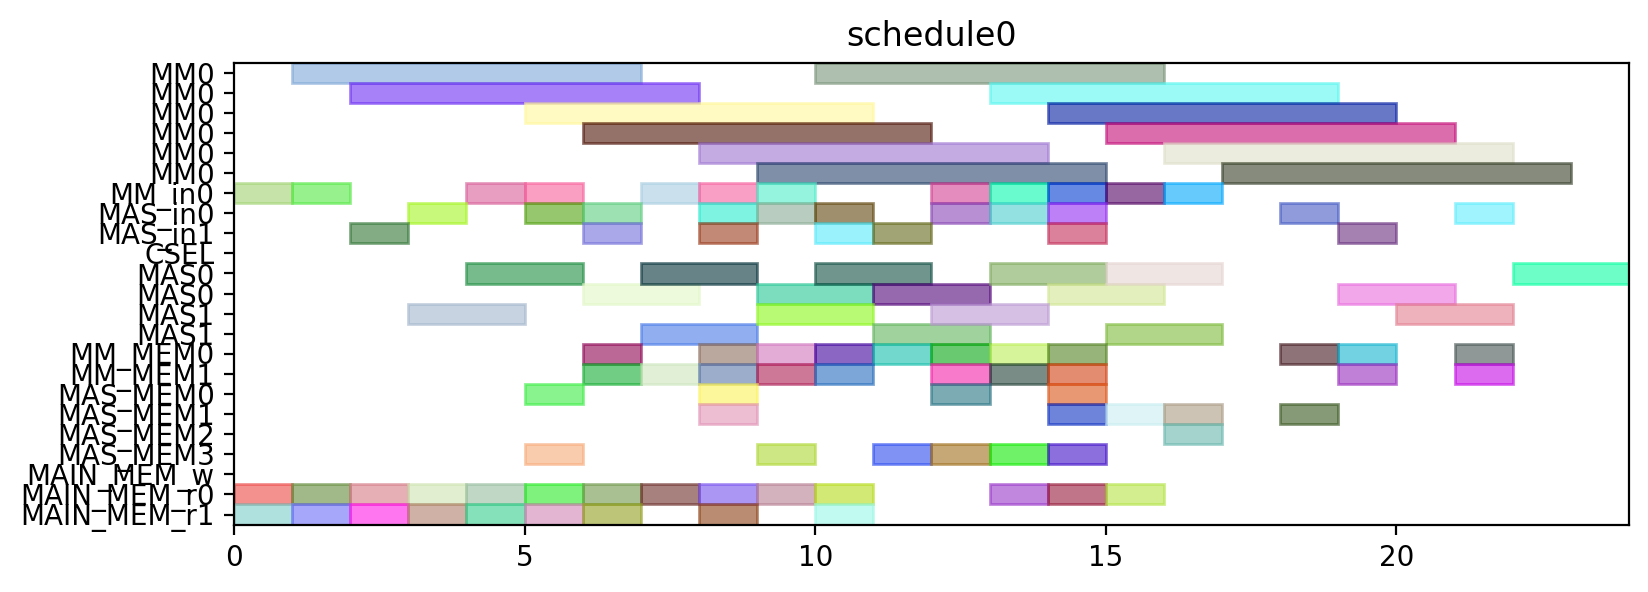

Generate this figure with Python:
from pyschedule import Scenario, solvers, plotters, alt


def solve():
	horizon = 120
	S = Scenario("schedule0", horizon=horizon)

	# resource
	MM = S.Resources('MM', num=1, size=6)
	MM_in = S.Resources('MM_in', num=1)
	MAS_in = S.Resources('MAS_in', num=2)
	CSEL = S.Resource('CSEL')
	MAS = S.Resources('MAS', num=2, size=2, periods=range(1, horizon))
	MM_MEM = S.Resources('MM_MEM', num=2)
	MAS_MEM = S.Resources('MAS_MEM', num=4)
	MAIN_MEM_w = S.Resource('MAIN_MEM_w', size=1)
	MAIN_MEM_r = S.Resources('MAIN_MEM_r', num=2)

	# result of previous scheduling

	# new tasks
	t0 = S.Task('t0', length=6, delay_cost=1)
	t0 += alt(MM)
	t0_in = S.Task('t0_in', length=1, delay_cost=1)
	t0_in += alt(MM_in)
	S += t0_in*MM_in[0]<=t0*MM[0]
	t0_mem0 = S.Task('t0_mem0', length=1, delay_cost=1)
	t0_mem0 += MAIN_MEM_r[0]
	S += t0_mem0 <= t0

	t0_mem1 = S.Task('t0_mem1', length=1, delay_cost=1)
	t0_mem1 += MAIN_MEM_r[1]
	S += t0_mem1 <= t0

	t1 = S.Task('t1', length=6, delay_cost=1)
	t1 += alt(MM)
	t1_in = S.Task('t1_in', length=1, delay_cost=1)
	t1_in += alt(MM_in)
	S += t1_in*MM_in[0]<=t1*MM[0]
	t1_mem0 = S.Task('t1_mem0', length=1, delay_cost=1)
	t1_mem0 += MAIN_MEM_r[0]
	S += t1_mem0 <= t1

	t1_mem1 = S.Task('t1_mem1', length=1, delay_cost=1)
	t1_mem1 += MAIN_MEM_r[1]
	S += t1_mem1 <= t1

	t2 = S.Task('t2', length=6, delay_cost=1)
	t2 += alt(MM)
	t2_in = S.Task('t2_in', length=1, delay_cost=1)
	t2_in += alt(MM_in)
	S += t2_in*MM_in[0]<=t2*MM[0]
	t2_mem0 = S.Task('t2_mem0', length=1, delay_cost=1)
	t2_mem0 += MAIN_MEM_r[0]
	S += t2_mem0 <= t2

	t2_mem1 = S.Task('t2_mem1', length=1, delay_cost=1)
	t2_mem1 += MAIN_MEM_r[1]
	S += t2_mem1 <= t2

	t3 = S.Task('t3', length=2, delay_cost=1)
	t3 += alt(MAS)
	t3_in = S.Task('t3_in', length=1, delay_cost=1)
	t3_in += alt(MAS_in)
	S += t3_in*MAS_in[0]<=t3*MAS[0]

	S += t3_in*MAS_in[1]<=t3*MAS[1]

	t3_mem0 = S.Task('t3_mem0', length=1, delay_cost=1)
	t3_mem0 += MAIN_MEM_r[0]
	S += t3_mem0 <= t3

	t3_mem1 = S.Task('t3_mem1', length=1, delay_cost=1)
	t3_mem1 += MAIN_MEM_r[1]
	S += t3_mem1 <= t3

	t4 = S.Task('t4', length=2, delay_cost=1)
	t4 += alt(MAS)
	t4_in = S.Task('t4_in', length=1, delay_cost=1)
	t4_in += alt(MAS_in)
	S += t4_in*MAS_in[0]<=t4*MAS[0]

	S += t4_in*MAS_in[1]<=t4*MAS[1]

	t4_mem0 = S.Task('t4_mem0', length=1, delay_cost=1)
	t4_mem0 += MAIN_MEM_r[0]
	S += t4_mem0 <= t4

	t4_mem1 = S.Task('t4_mem1', length=1, delay_cost=1)
	t4_mem1 += MAIN_MEM_r[1]
	S += t4_mem1 <= t4

	t8 = S.Task('t8', length=2, delay_cost=1)
	t8 += alt(MAS)
	t8_in = S.Task('t8_in', length=1, delay_cost=1)
	t8_in += alt(MAS_in)
	S += t8_in*MAS_in[0]<=t8*MAS[0]

	S += t8_in*MAS_in[1]<=t8*MAS[1]

	t8_mem0 = S.Task('t8_mem0', length=1, delay_cost=1)
	t8_mem0 += MAIN_MEM_r[0]
	S += t8_mem0 <= t8

	t8_mem1 = S.Task('t8_mem1', length=1, delay_cost=1)
	t8_mem1 += MAIN_MEM_r[1]
	S += t8_mem1 <= t8

	t9 = S.Task('t9', length=2, delay_cost=1)
	t9 += alt(MAS)
	t9_in = S.Task('t9_in', length=1, delay_cost=1)
	t9_in += alt(MAS_in)
	S += t9_in*MAS_in[0]<=t9*MAS[0]

	S += t9_in*MAS_in[1]<=t9*MAS[1]

	t9_mem0 = S.Task('t9_mem0', length=1, delay_cost=1)
	t9_mem0 += MAIN_MEM_r[0]
	S += t9_mem0 <= t9

	t9_mem1 = S.Task('t9_mem1', length=1, delay_cost=1)
	t9_mem1 += MAIN_MEM_r[1]
	S += t9_mem1 <= t9

	t13 = S.Task('t13', length=2, delay_cost=1)
	t13 += alt(MAS)
	t13_in = S.Task('t13_in', length=1, delay_cost=1)
	t13_in += alt(MAS_in)
	S += t13_in*MAS_in[0]<=t13*MAS[0]

	S += t13_in*MAS_in[1]<=t13*MAS[1]

	t13_mem0 = S.Task('t13_mem0', length=1, delay_cost=1)
	t13_mem0 += MAIN_MEM_r[0]
	S += t13_mem0 <= t13

	t13_mem1 = S.Task('t13_mem1', length=1, delay_cost=1)
	t13_mem1 += MAIN_MEM_r[1]
	S += t13_mem1 <= t13

	t14 = S.Task('t14', length=2, delay_cost=1)
	t14 += alt(MAS)
	t14_in = S.Task('t14_in', length=1, delay_cost=1)
	t14_in += alt(MAS_in)
	S += t14_in*MAS_in[0]<=t14*MAS[0]

	S += t14_in*MAS_in[1]<=t14*MAS[1]

	t14_mem0 = S.Task('t14_mem0', length=1, delay_cost=1)
	t14_mem0 += MAIN_MEM_r[0]
	S += t14_mem0 <= t14

	t14_mem1 = S.Task('t14_mem1', length=1, delay_cost=1)
	t14_mem1 += MAIN_MEM_r[1]
	S += t14_mem1 <= t14

	t5 = S.Task('t5', length=6, delay_cost=1)
	t5 += alt(MM)
	t5_in = S.Task('t5_in', length=1, delay_cost=1)
	t5_in += alt(MM_in)
	S += t5_in*MM_in[0]<=t5*MM[0]
	t5_mem0 = S.Task('t5_mem0', length=1, delay_cost=1)
	t5_mem0 += alt(MAS_MEM)
	S += (t3*MAS[0])-1 < t5_mem0*MAS_MEM[0]
	S += (t3*MAS[1])-1 < t5_mem0*MAS_MEM[2]
	S += t5_mem0 <= t5

	t5_mem1 = S.Task('t5_mem1', length=1, delay_cost=1)
	t5_mem1 += alt(MAS_MEM)
	S += (t4*MAS[0])-1 < t5_mem1*MAS_MEM[1]
	S += (t4*MAS[1])-1 < t5_mem1*MAS_MEM[3]
	S += t5_mem1 <= t5

	t6 = S.Task('t6', length=2, delay_cost=1)
	t6 += alt(MAS)
	t6_in = S.Task('t6_in', length=1, delay_cost=1)
	t6_in += alt(MAS_in)
	S += t6_in*MAS_in[0]<=t6*MAS[0]

	S += t6_in*MAS_in[1]<=t6*MAS[1]

	t6_mem0 = S.Task('t6_mem0', length=1, delay_cost=1)
	t6_mem0 += alt(MM_MEM)
	S += (t0*MM[0])-1 < t6_mem0*MM_MEM[0]
	S += t6_mem0 <= t6

	t6_mem1 = S.Task('t6_mem1', length=1, delay_cost=1)
	t6_mem1 += alt(MM_MEM)
	S += (t1*MM[0])-1 < t6_mem1*MM_MEM[1]
	S += t6_mem1 <= t6

	t10 = S.Task('t10', length=6, delay_cost=1)
	t10 += alt(MM)
	t10_in = S.Task('t10_in', length=1, delay_cost=1)
	t10_in += alt(MM_in)
	S += t10_in*MM_in[0]<=t10*MM[0]
	t10_mem0 = S.Task('t10_mem0', length=1, delay_cost=1)
	t10_mem0 += alt(MAS_MEM)
	S += (t8*MAS[0])-1 < t10_mem0*MAS_MEM[0]
	S += (t8*MAS[1])-1 < t10_mem0*MAS_MEM[2]
	S += t10_mem0 <= t10

	t10_mem1 = S.Task('t10_mem1', length=1, delay_cost=1)
	t10_mem1 += alt(MAS_MEM)
	S += (t9*MAS[0])-1 < t10_mem1*MAS_MEM[1]
	S += (t9*MAS[1])-1 < t10_mem1*MAS_MEM[3]
	S += t10_mem1 <= t10

	t11 = S.Task('t11', length=2, delay_cost=1)
	t11 += alt(MAS)
	t11_in = S.Task('t11_in', length=1, delay_cost=1)
	t11_in += alt(MAS_in)
	S += t11_in*MAS_in[0]<=t11*MAS[0]

	S += t11_in*MAS_in[1]<=t11*MAS[1]

	t11_mem0 = S.Task('t11_mem0', length=1, delay_cost=1)
	t11_mem0 += alt(MM_MEM)
	S += (t0*MM[0])-1 < t11_mem0*MM_MEM[0]
	S += t11_mem0 <= t11

	t11_mem1 = S.Task('t11_mem1', length=1, delay_cost=1)
	t11_mem1 += alt(MM_MEM)
	S += (t2*MM[0])-1 < t11_mem1*MM_MEM[1]
	S += t11_mem1 <= t11

	t15 = S.Task('t15', length=6, delay_cost=1)
	t15 += alt(MM)
	t15_in = S.Task('t15_in', length=1, delay_cost=1)
	t15_in += alt(MM_in)
	S += t15_in*MM_in[0]<=t15*MM[0]
	t15_mem0 = S.Task('t15_mem0', length=1, delay_cost=1)
	t15_mem0 += alt(MAS_MEM)
	S += (t13*MAS[0])-1 < t15_mem0*MAS_MEM[0]
	S += (t13*MAS[1])-1 < t15_mem0*MAS_MEM[2]
	S += t15_mem0 <= t15

	t15_mem1 = S.Task('t15_mem1', length=1, delay_cost=1)
	t15_mem1 += alt(MAS_MEM)
	S += (t14*MAS[0])-1 < t15_mem1*MAS_MEM[1]
	S += (t14*MAS[1])-1 < t15_mem1*MAS_MEM[3]
	S += t15_mem1 <= t15

	t16 = S.Task('t16', length=2, delay_cost=1)
	t16 += alt(MAS)
	t16_in = S.Task('t16_in', length=1, delay_cost=1)
	t16_in += alt(MAS_in)
	S += t16_in*MAS_in[0]<=t16*MAS[0]

	S += t16_in*MAS_in[1]<=t16*MAS[1]

	t16_mem0 = S.Task('t16_mem0', length=1, delay_cost=1)
	t16_mem0 += alt(MM_MEM)
	S += (t1*MM[0])-1 < t16_mem0*MM_MEM[0]
	S += t16_mem0 <= t16

	t16_mem1 = S.Task('t16_mem1', length=1, delay_cost=1)
	t16_mem1 += alt(MM_MEM)
	S += (t2*MM[0])-1 < t16_mem1*MM_MEM[1]
	S += t16_mem1 <= t16

	t19 = S.Task('t19', length=6, delay_cost=1)
	t19 += alt(MM)
	t19_in = S.Task('t19_in', length=1, delay_cost=1)
	t19_in += alt(MM_in)
	S += t19_in*MM_in[0]<=t19*MM[0]
	t19_mem0 = S.Task('t19_mem0', length=1, delay_cost=1)
	t19_mem0 += MAIN_MEM_r[0]
	S += t19_mem0 <= t19

	t19_mem1 = S.Task('t19_mem1', length=1, delay_cost=1)
	t19_mem1 += alt(MM_MEM)
	S += (t2*MM[0])-1 < t19_mem1*MM_MEM[1]
	S += t19_mem1 <= t19

	t24 = S.Task('t24', length=2, delay_cost=1)
	t24 += alt(MAS)
	t24_in = S.Task('t24_in', length=1, delay_cost=1)
	t24_in += alt(MAS_in)
	S += t24_in*MAS_in[0]<=t24*MAS[0]

	S += t24_in*MAS_in[1]<=t24*MAS[1]

	t24_mem0 = S.Task('t24_mem0', length=1, delay_cost=1)
	t24_mem0 += alt(MM_MEM)
	S += (t0*MM[0])-1 < t24_mem0*MM_MEM[0]
	S += t24_mem0 <= t24

	t24_mem1 = S.Task('t24_mem1', length=1, delay_cost=1)
	t24_mem1 += alt(MM_MEM)
	S += (t0*MM[0])-1 < t24_mem1*MM_MEM[1]
	S += t24_mem1 <= t24

	t26 = S.Task('t26', length=6, delay_cost=1)
	t26 += alt(MM)
	t26_in = S.Task('t26_in', length=1, delay_cost=1)
	t26_in += alt(MM_in)
	S += t26_in*MM_in[0]<=t26*MM[0]
	t26_mem0 = S.Task('t26_mem0', length=1, delay_cost=1)
	t26_mem0 += MAIN_MEM_r[0]
	S += t26_mem0 <= t26

	t26_mem1 = S.Task('t26_mem1', length=1, delay_cost=1)
	t26_mem1 += alt(MM_MEM)
	S += (t2*MM[0])-1 < t26_mem1*MM_MEM[1]
	S += t26_mem1 <= t26

	t7 = S.Task('t7', length=2, delay_cost=1)
	t7 += alt(MAS)
	t7_in = S.Task('t7_in', length=1, delay_cost=1)
	t7_in += alt(MAS_in)
	S += t7_in*MAS_in[0]<=t7*MAS[0]

	S += t7_in*MAS_in[1]<=t7*MAS[1]

	t7_mem0 = S.Task('t7_mem0', length=1, delay_cost=1)
	t7_mem0 += alt(MM_MEM)
	S += (t5*MM[0])-1 < t7_mem0*MM_MEM[0]
	S += t7_mem0 <= t7

	t7_mem1 = S.Task('t7_mem1', length=1, delay_cost=1)
	t7_mem1 += alt(MAS_MEM)
	S += (t6*MAS[0])-1 < t7_mem1*MAS_MEM[1]
	S += (t6*MAS[1])-1 < t7_mem1*MAS_MEM[3]
	S += t7_mem1 <= t7

	t12 = S.Task('t12', length=2, delay_cost=1)
	t12 += alt(MAS)
	t12_in = S.Task('t12_in', length=1, delay_cost=1)
	t12_in += alt(MAS_in)
	S += t12_in*MAS_in[0]<=t12*MAS[0]

	S += t12_in*MAS_in[1]<=t12*MAS[1]

	t12_mem0 = S.Task('t12_mem0', length=1, delay_cost=1)
	t12_mem0 += alt(MM_MEM)
	S += (t10*MM[0])-1 < t12_mem0*MM_MEM[0]
	S += t12_mem0 <= t12

	t12_mem1 = S.Task('t12_mem1', length=1, delay_cost=1)
	t12_mem1 += alt(MAS_MEM)
	S += (t11*MAS[0])-1 < t12_mem1*MAS_MEM[1]
	S += (t11*MAS[1])-1 < t12_mem1*MAS_MEM[3]
	S += t12_mem1 <= t12

	t17 = S.Task('t17', length=2, delay_cost=1)
	t17 += alt(MAS)
	t17_in = S.Task('t17_in', length=1, delay_cost=1)
	t17_in += alt(MAS_in)
	S += t17_in*MAS_in[0]<=t17*MAS[0]

	S += t17_in*MAS_in[1]<=t17*MAS[1]

	t17_mem0 = S.Task('t17_mem0', length=1, delay_cost=1)
	t17_mem0 += alt(MM_MEM)
	S += (t15*MM[0])-1 < t17_mem0*MM_MEM[0]
	S += t17_mem0 <= t17

	t17_mem1 = S.Task('t17_mem1', length=1, delay_cost=1)
	t17_mem1 += alt(MAS_MEM)
	S += (t16*MAS[0])-1 < t17_mem1*MAS_MEM[1]
	S += (t16*MAS[1])-1 < t17_mem1*MAS_MEM[3]
	S += t17_mem1 <= t17

	t25 = S.Task('t25', length=2, delay_cost=1)
	t25 += alt(MAS)
	t25_in = S.Task('t25_in', length=1, delay_cost=1)
	t25_in += alt(MAS_in)
	S += t25_in*MAS_in[0]<=t25*MAS[0]

	S += t25_in*MAS_in[1]<=t25*MAS[1]

	t25_mem0 = S.Task('t25_mem0', length=1, delay_cost=1)
	t25_mem0 += alt(MM_MEM)
	S += (t0*MM[0])-1 < t25_mem0*MM_MEM[0]
	S += t25_mem0 <= t25

	t25_mem1 = S.Task('t25_mem1', length=1, delay_cost=1)
	t25_mem1 += alt(MAS_MEM)
	S += (t24*MAS[0])-1 < t25_mem1*MAS_MEM[1]
	S += (t24*MAS[1])-1 < t25_mem1*MAS_MEM[3]
	S += t25_mem1 <= t25

	t29 = S.Task('t29', length=2, delay_cost=1)
	t29 += alt(MAS)
	t29_in = S.Task('t29_in', length=1, delay_cost=1)
	t29_in += alt(MAS_in)
	S += t29_in*MAS_in[0]<=t29*MAS[0]

	S += t29_in*MAS_in[1]<=t29*MAS[1]

	t29_mem0 = S.Task('t29_mem0', length=1, delay_cost=1)
	t29_mem0 += alt(MM_MEM)
	S += (t0*MM[0])-1 < t29_mem0*MM_MEM[0]
	S += t29_mem0 <= t29

	t29_mem1 = S.Task('t29_mem1', length=1, delay_cost=1)
	t29_mem1 += alt(MM_MEM)
	S += (t26*MM[0])-1 < t29_mem1*MM_MEM[1]
	S += t29_mem1 <= t29

	t18 = S.Task('t18', length=6, delay_cost=1)
	t18 += alt(MM)
	t18_in = S.Task('t18_in', length=1, delay_cost=1)
	t18_in += alt(MM_in)
	S += t18_in*MM_in[0]<=t18*MM[0]
	t18_mem0 = S.Task('t18_mem0', length=1, delay_cost=1)
	t18_mem0 += MAIN_MEM_r[0]
	S += t18_mem0 <= t18

	t18_mem1 = S.Task('t18_mem1', length=1, delay_cost=1)
	t18_mem1 += alt(MAS_MEM)
	S += (t12*MAS[0])-1 < t18_mem1*MAS_MEM[1]
	S += (t12*MAS[1])-1 < t18_mem1*MAS_MEM[3]
	S += t18_mem1 <= t18

	t27 = S.Task('t27', length=6, delay_cost=1)
	t27 += alt(MM)
	t27_in = S.Task('t27_in', length=1, delay_cost=1)
	t27_in += alt(MM_in)
	S += t27_in*MM_in[0]<=t27*MM[0]
	t27_mem0 = S.Task('t27_mem0', length=1, delay_cost=1)
	t27_mem0 += MAIN_MEM_r[0]
	S += t27_mem0 <= t27

	t27_mem1 = S.Task('t27_mem1', length=1, delay_cost=1)
	t27_mem1 += alt(MAS_MEM)
	S += (t12*MAS[0])-1 < t27_mem1*MAS_MEM[1]
	S += (t12*MAS[1])-1 < t27_mem1*MAS_MEM[3]
	S += t27_mem1 <= t27

	t28 = S.Task('t28', length=2, delay_cost=1)
	t28 += alt(MAS)
	t28_in = S.Task('t28_in', length=1, delay_cost=1)
	t28_in += alt(MAS_in)
	S += t28_in*MAS_in[0]<=t28*MAS[0]

	S += t28_in*MAS_in[1]<=t28*MAS[1]

	t28_mem0 = S.Task('t28_mem0', length=1, delay_cost=1)
	t28_mem0 += alt(MAS_MEM)
	S += (t25*MAS[0])-1 < t28_mem0*MAS_MEM[0]
	S += (t25*MAS[1])-1 < t28_mem0*MAS_MEM[2]
	S += t28_mem0 <= t28

	t28_mem1 = S.Task('t28_mem1', length=1, delay_cost=1)
	t28_mem1 += alt(MM_MEM)
	S += (t26*MM[0])-1 < t28_mem1*MM_MEM[1]
	S += t28_mem1 <= t28

	t30 = S.Task('t30', length=6, delay_cost=1)
	t30 += alt(MM)
	t30_in = S.Task('t30_in', length=1, delay_cost=1)
	t30_in += alt(MM_in)
	S += t30_in*MM_in[0]<=t30*MM[0]
	t30_mem0 = S.Task('t30_mem0', length=1, delay_cost=1)
	t30_mem0 += MAIN_MEM_r[0]
	S += t30_mem0 <= t30

	t30_mem1 = S.Task('t30_mem1', length=1, delay_cost=1)
	t30_mem1 += alt(MAS_MEM)
	S += (t29*MAS[0])-1 < t30_mem1*MAS_MEM[1]
	S += (t29*MAS[1])-1 < t30_mem1*MAS_MEM[3]
	S += t30_mem1 <= t30

	t20 = S.Task('t20', length=2, delay_cost=1)
	t20 += alt(MAS)
	t20_in = S.Task('t20_in', length=1, delay_cost=1)
	t20_in += alt(MAS_in)
	S += t20_in*MAS_in[0]<=t20*MAS[0]

	S += t20_in*MAS_in[1]<=t20*MAS[1]

	t20_mem0 = S.Task('t20_mem0', length=1, delay_cost=1)
	t20_mem0 += alt(MM_MEM)
	S += (t19*MM[0])-1 < t20_mem0*MM_MEM[0]
	S += t20_mem0 <= t20

	t20_mem1 = S.Task('t20_mem1', length=1, delay_cost=1)
	t20_mem1 += alt(MM_MEM)
	S += (t18*MM[0])-1 < t20_mem1*MM_MEM[1]
	S += t20_mem1 <= t20

	t31 = S.Task('t31', length=2, delay_cost=1)
	t31 += alt(MAS)
	t31_in = S.Task('t31_in', length=1, delay_cost=1)
	t31_in += alt(MAS_in)
	S += t31_in*MAS_in[0]<=t31*MAS[0]

	S += t31_in*MAS_in[1]<=t31*MAS[1]

	t31_mem0 = S.Task('t31_mem0', length=1, delay_cost=1)
	t31_mem0 += alt(MM_MEM)
	S += (t27*MM[0])-1 < t31_mem0*MM_MEM[0]
	S += t31_mem0 <= t31

	t31_mem1 = S.Task('t31_mem1', length=1, delay_cost=1)
	t31_mem1 += alt(MM_MEM)
	S += (t30*MM[0])-1 < t31_mem1*MM_MEM[1]
	S += t31_mem1 <= t31

	t35 = S.Task('t35', length=6, delay_cost=1)
	t35 += alt(MM)
	t35_in = S.Task('t35_in', length=1, delay_cost=1)
	t35_in += alt(MM_in)
	S += t35_in*MM_in[0]<=t35*MM[0]
	t35_mem0 = S.Task('t35_mem0', length=1, delay_cost=1)
	t35_mem0 += alt(MAS_MEM)
	S += (t7*MAS[0])-1 < t35_mem0*MAS_MEM[0]
	S += (t7*MAS[1])-1 < t35_mem0*MAS_MEM[2]
	S += t35_mem0 <= t35

	t35_mem1 = S.Task('t35_mem1', length=1, delay_cost=1)
	t35_mem1 += alt(MAS_MEM)
	S += (t28*MAS[0])-1 < t35_mem1*MAS_MEM[1]
	S += (t28*MAS[1])-1 < t35_mem1*MAS_MEM[3]
	S += t35_mem1 <= t35

	solvers.mip.solve(S,msg=1,kind='CPLEX',ratio_gap=1.01)

	solution = [['hoge']*len(S.solution()[1]) for i in range(len(S.solution()))]
	for i in range(len(S.solution())):
		for j in range(len(S.solution()[i])):
			solution[i][j]=str(S.solution()[i][j])
	print(solution)

	cycles = int(solution[-1][3])

	pic_file_name = "/mnt/rose/usr1/fukuda/ABE/multiRAM_multiMAS_16mux/scheduling_result/stage6MM1_stage2MAS2/EP_ADD_A_ANY/schedule0.png"
	if(S.solution() != []):
		plotters.matplotlib.plot(S,img_filename=pic_file_name, show_task_labels=False, fig_size=(cycles*0.25+3, 3))

	return solution
